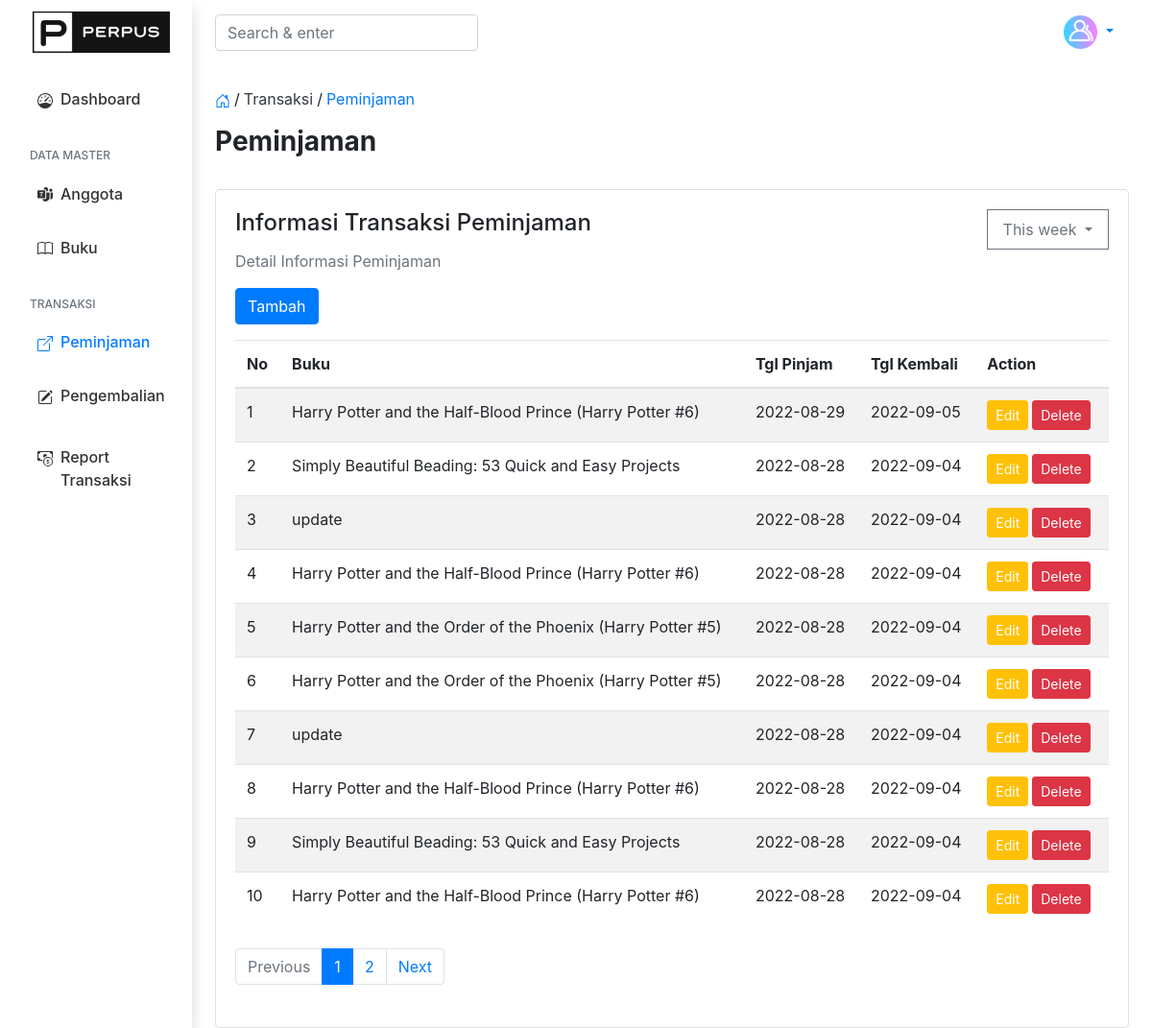
Page /src/transaction/borrows/borrows.php (signed in) on the earlier database version.
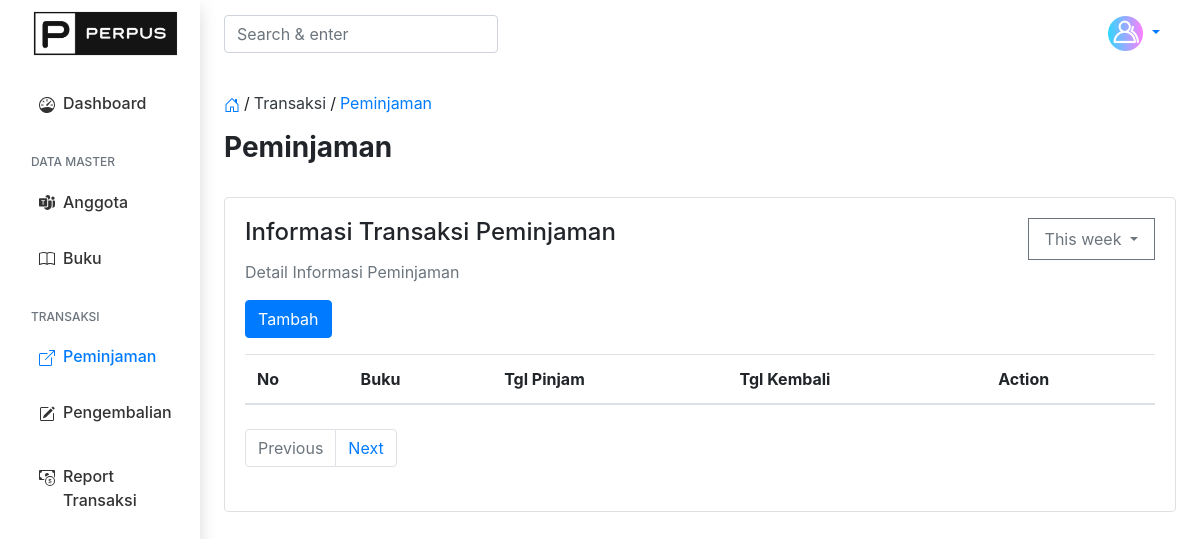
Same page on the later database version.
### tables this page shows
CREATE TABLE `transaksi` (
  `id_transaksi` int(11) NOT NULL,
  `id_anggota` int(11) NOT NULL,
  `id_buku` int(11) NOT NULL,
  `tgl_pinjam` date NOT NULL,
  `tgl_kembali` date NOT NULL,
  `tgl_kembali_asli` date DEFAULT NULL
);

CREATE TABLE `buku` (
  `id_buku` int(11) NOT NULL,
  `kode_buku` varchar(15) NOT NULL,
  `judul` varchar(100) NOT NULL,
  `keterangan` text NOT NULL,
  `pengarang` varchar(50) NOT NULL,
  `penerbit` varchar(50) NOT NULL,
  `tahun` year(4) NOT NULL,
  `status` enum('Available','Booked','Archived') NOT NULL DEFAULT 'Available'
);

### src/transaction/borrows/borrows.php (the view, shortened to what this page needs)
<?php
include_once '../../../config.php';
$transactionsAll = mysqli_query($conn, "SELECT * FROM transaksi");
$limit = 10;
$page = $_GET['page'] ??  1;
$page = ($page < 1) ? 1 : $page;
$start = ($page - 1) * $limit;
$total_data = mysqli_num_rows($transactionsAll);
$total_page = ceil($total_data / $limit);
$transactions = mysqli_query(
    $conn,
    "SELECT t.id_transaksi as id_transaksi, b.id_buku as id_buku, b.judul as judul, t.tgl_pinjam as tgl_pinjam, t.tgl_kembali as tgl_kembali
            FROM transaksi t
            INNER JOIN buku b ON t.id_buku = b.id_buku
            ORDER BY t.tgl_pinjam DESC
            LIMIT $start , $limit"
);
?>
<!doctype html>
<html lang="en">
<head>
    <link rel="stylesheet" href="https://cdn.jsdelivr.net/npm/bootstrap@4.6.2/dist/css/bootstrap.min.css">
    <link href="../../../assets/css/styles.css" rel="stylesheet">
    <link rel="stylesheet" href="https://maxcdn.bootstrapcdn.com/bootstrap/4.5.2/css/bootstrap.min.css">
    <link rel="stylesheet" type="text/css" href="https://cdn.datatables.net/1.10.19/css/jquery.dataTables.css">
    <link rel="stylesheet" type="text/css" href="https://cdn.datatables.net/buttons/1.6.5/css/buttons.dataTables.min.css">
    <link rel="stylesheet" type="text/css" href="https://cdn.datatables.net/1.10.19/css/jquery.dataTables.min.css">
</head>
<body>
    <div class="container-fluid">
        <div class="row">
            <nav id="sidebarMenu" class="col-md-3 col-lg-2 d-md-block sidebar collapse shadow pt-2">
                <div class="logo pl-3">
                    <a href="dashboard.php">
                        <img src="../../../assets/img/logo2.png" width="150" alt="">
                    </a>
                </div>
                <div class="sidebar-sticky pt-3">
                    <ul class="nav flex-column">
                        <div class="menu-sidebar p-2 ">
                            <li class="nav-item ">
                                <a class="nav-link d-flex " href="../../dashboard.php">
                                    <div class="icon align-middle">
                                    </div>
                                    <div class=" ml-2 text">
                                        <span>Dashboard</span>
                                    </div>
                                </a>
                            </li>
                        </div>
                    </ul>
                    <h6 class="sidebar-heading d-flex justify-content-between align-items-center px-3 mt-4 mb-1 text-muted">
                        <span>Data Master</span>
                    </h6>
                    <ul class="nav flex-column mb-2">
                        <div class="menu-sidebar p-2 ">
                            <li class="nav-item">
                                <a class="nav-link d-flex" href="../../members/members.php">
                                    <div class="icon align-middle">
                                    </div>
                                    <div class=" ml-2 text">
                                        <span>Anggota</span>
                                    </div>
                                </a>
                            </li>
                        </div>
                        <div class="menu-sidebar p-2 ">
                            <li class="nav-item">
                                <a class="nav-link d-flex" href="../../books/books.php">
                                    <div class="icon align-middle">
                                    </div>
                                    <div class=" ml-2 text">
                                        <span>Buku</span>
                                    </div>
                                </a>
                            </li>
                        </div>
                    </ul>
                    <h6 class="sidebar-heading d-flex justify-content-between align-items-center px-3 mt-4 mb-1 text-muted">
                        <span>Transaksi</span>
                    </h6>
                    <ul class="nav flex-column mb-2 ">
                        <div class="menu-sidebar p-2 ">
                            <li class="nav-item">
                                <a class="nav-link active d-flex" href="borrows.php">
                                    <div class="icon align-middle">
                                    </div>
                                    <div class=" ml-2 text">
                                        <span>Peminjaman</span>
                                    </div>
                                </a>
                            </li>
                        </div>
                        <div class="menu-sidebar p-2 ">
                            <li class="nav-item">
                                <a class="nav-link d-flex" href="../returns/returns.php">
                                    <div class="icon align-middle">
                                    </div>
                                    <div class=" ml-2 text">
                                        <span>Pengembalian</span>
                                    </div>
                                </a>
                            </li>
                        </div>
                    </ul>
                    <ul class="nav flex-column">
                        <div class="menu-sidebar p-2 ">
                            <li class="nav-item">
                                <a class="nav-link d-flex" href="../reports/reports.php">
                                    <div class="icon align-middle">
                                    </div>
                                    <div class=" ml-2 text">
                                        <span>Report Transaksi</span>
                                    </div>
                                </a>
                            </li>
                        </div>
                    </ul>
                </div>
            </nav>
            <main role="main" class="col-md-9 ml-sm-auto col-lg-10 px-md-4 pt-2">
                <div class="d-flex justify-content-between">
                    <form class="form-inline my-2 my-lg-0">
                        <input class="form-control mr-sm-2" type="search" placeholder="Search & enter" aria-label="Search">
                    </form>
                    <li class="nav-item dropdown list-unstyled pr-0 pl-0">
                        <a class="nav-link dropdown-toggle" href="#" id="navbarDropdown" role="button" data-toggle="dropdown" aria-haspopup="true" aria-expanded="false">
                            <img width="35" src="../../../assets/img/default.png" alt="">
                        </a>
                    </li>
                </div>
                <div class=" justify-content-between flex-wrap flex-md-nowrap align-items-center pt-3 pb-2 mb-3 mt-3">
                    <div class="greetings">
                        <div class="nav bread-crumb">
                            <ol class="list-unstyled d-flex justify-content-center">
                                <li>
                                    <a href="../dashboard.php" class="text-decoration-none text-dark">
                                    </a>
                                </li>
                                <li class="mr-1">/</li>
                                <li class="mr-1 align-bottom">
                                    <a class="text-decoration-none text-dark">Transaksi</a>
                                </li>
                                <li class="mr-1">/</li>
                                <li class="mr-1 align-bottom">
                                    <a href="borrows.php" class="text-decoration-none">Peminjaman</a>
                                </li>
                            </ol>
                        </div>
                        <h3 class="font-weight-bolder">Peminjaman</h3>
                    </div>
                </div>
                <div class="row">
                    <div class="col-12">
                        <div class="card rounded-lg">
                            <div class="card-body">
                                <div>
                                    <div class="mb-4">
                                        <div class="header-table d-flex justify-content-between">
                                            <h4 class="card-title">Informasi Transaksi Peminjaman</h4>
                                            <div class="btn-toolbar mb-2 mb-md-0">
                                                <li class="nav-item dropdown list-unstyled pr-0 pl-0">
                                                    <button type="button" class="nav-link dropdown-toggle border border-secondary bg-white text-muted" id="navbarDropdown" role="button" data-toggle="dropdown" aria-haspopup="true" aria-expanded="false">
                                                        This week
                                                    </button>
                                                </li>
                                            </div>
                                        </div>
                                        <p class="text-muted">Detail Informasi Peminjaman</p>
                                        <button type="button" class="btn btn-primary mb-3" data-toggle="modal" data-target="#createModal">
                                            Tambah
                                        </button>
                                        <div class="table-responsive mb-2">
                                            <table class="table table-striped" id="mauexport">
                                                <thead>
                                                    <tr>
                                                        <th>No</th>
                                                        <th>Buku</th>
                                                        <th>Tgl Pinjam</th>
                                                        <th>Tgl Kembali</th>
                                                        <th>Action</th>
                                                    </tr>
                                                </thead>
                                                <tbody>
                                                    <?php foreach ($transactions as $key => $transaction) : ?>
                                                        <tr class="text-nowrap">
                                                            <td><?= ++$key ?></td>
                                                            <td><?= $transaction['judul'] ?></td>
                                                            <td><?= $transaction['tgl_pinjam'] ?></td>
                                                            <td><?= $transaction['tgl_kembali'] ?></td>
                                                            <td>
                                                                <div class="d-flex flex-row">
                                                                    <a href="borrow_edit.php?id=<?= $transaction['id_transaksi'] ?>">
                                                                        <button type="button" class="btn btn-warning btn-sm mr-1 text-white">
                                                                            Edit
                                                                        </button>
                                                                    </a>
                                                                    <button type="button" class="btn btn-danger btn-sm mr-1" data-toggle="modal" data-target="#deleteModal<?= $transaction['id_transaksi'] ?>">
                                                                        <a class="text-white">Delete</a>
                                                                    </button>
                                                                </div>
                                                            </td>
                                                        </tr>
                                                    <?php endforeach; ?>
                                                </tbody>
                                            </table>
                                        </div>
                                        <nav aria-label="">
                                            <ul class="pagination">
                                                <?php if ($page == 1) : ?>
                                                    <li class="page-item disabled">
                                                        <a class="page-link">Previous</a>
                                                    </li>
                                                <?php else : ?>
                                                    <li class="page-item">
                                                        <a class="page-link" href="members.php?page=<?= $page - 1 ?>">Previous</a>
                                                    </li>
                                                <?php endif; ?>
                                                <?php for ($i = 1; $i <= $total_page; $i++) : ?>
                                                    <?php if ($i == $page) : ?>
                                                        <li class="page-item active" aria-current="page">
                                                            <a class="page-link" href="?page=<?= $i ?>"><?= $i ?></a>
                                                        </li>
                                                    <?php else : ?>
                                                        <li class="page-item"><a class="page-link" href="?page=<?= $i ?>"><?= $i ?></a></li>
                                                    <?php endif; ?>
                                                <?php endfor; ?>
                                                <?php if ($page == $total_page) : ?>
                                                    <li class="page-item disabled">
                                                        <a class="page-link" href="#">Next</a>
                                                    </li>
                                                <?php else : ?>
                                                    <li class="page-item">
                                                        <a class="page-link" href="?page=<?= $page + 1 ?>">Next</a>
                                                    </li>
                                                <?php endif; ?>
                                            </ul>
                                        </nav>
                                    </div>
                                </div>
                            </div>
                        </div>
                    </div>
                </div>
            </main>
        </div>
    </div>
</body>
</html>

### assets/css/styles.css (style rules this page uses)
.sidebar { position: fixed; top: 0; bottom: 0; left: 0; z-index: 100; padding: 48px 0 0; box-shadow: inset -1px 0 0 rgba(0, 0, 0, .1); }
.sidebar-sticky { position: relative; top: 0; height: calc(100vh - 48px); padding-top: .5rem; overflow-x: hidden; overflow-y: auto; }
.sidebar .nav-link { font-weight: 500; color: #333; }
.sidebar .nav-link.active { color: #007bff; }
.sidebar-heading { font-size: .75rem; text-transform: uppercase; }

Differences in the rows shown:
removed transaksi: id_buku.judul "Harry Potter and the Half-Blood Prince (Harry Potter #6)", tgl_pinjam "2022-08-29", tgl_kembali "2022-09-05"
removed transaksi: id_buku.judul "Simply Beautiful Beading: 53 Quick and Easy Projects", tgl_pinjam "2022-08-28", tgl_kembali "2022-09-04"
removed transaksi: id_buku.judul "update", tgl_pinjam "2022-08-28", tgl_kembali "2022-09-04"
removed transaksi: id_buku.judul "Harry Potter and the Half-Blood Prince (Harry Potter #6)", tgl_pinjam "2022-08-28", tgl_kembali "2022-09-04"
removed transaksi: id_buku.judul "Harry Potter and the Order of the Phoenix (Harry Potter #5)", tgl_pinjam "2022-08-28", tgl_kembali "2022-09-04"
removed transaksi: id_buku.judul "Harry Potter and the Order of the Phoenix (Harry Potter #5)", tgl_pinjam "2022-08-28", tgl_kembali "2022-09-04"
removed transaksi: id_buku.judul "update", tgl_pinjam "2022-08-28", tgl_kembali "2022-09-04"
removed transaksi: id_buku.judul "Harry Potter and the Half-Blood Prince (Harry Potter #6)", tgl_pinjam "2022-08-28", tgl_kembali "2022-09-04"
removed transaksi: id_buku.judul "Simply Beautiful Beading: 53 Quick and Easy Projects", tgl_pinjam "2022-08-28", tgl_kembali "2022-09-04"
removed transaksi: id_buku.judul "Harry Potter and the Half-Blood Prince (Harry Potter #6)", tgl_pinjam "2022-08-28", tgl_kembali "2022-09-04"
Other differences:
list line gone: "1"
list line gone: "2"
